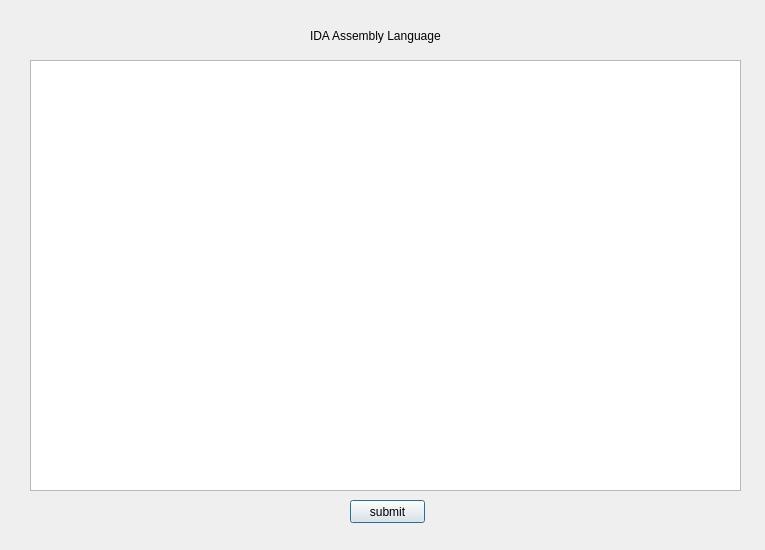
<?xml version="1.0" encoding="UTF-8"?>
<ui version="4.0">
 <class>Dialog</class>
 <widget class="QDialog" name="Dialog">
  <property name="geometry">
   <rect>
    <x>0</x>
    <y>0</y>
    <width>765</width>
    <height>550</height>
   </rect>
  </property>
  <property name="windowTitle">
   <string>Dialog</string>
  </property>
  <widget class="QLabel" name="title">
   <property name="geometry">
    <rect>
     <x>310</x>
     <y>20</y>
     <width>141</width>
     <height>31</height>
    </rect>
   </property>
   <property name="text">
    <string>IDA Assembly Language</string>
   </property>
   <property name="margin">
    <number>4</number>
   </property>
  </widget>
  <widget class="QTextEdit" name="textEdit">
   <property name="geometry">
    <rect>
     <x>30</x>
     <y>60</y>
     <width>711</width>
     <height>431</height>
    </rect>
   </property>
  </widget>
  <widget class="QPushButton" name="submit">
   <property name="geometry">
    <rect>
     <x>350</x>
     <y>500</y>
     <width>75</width>
     <height>23</height>
    </rect>
   </property>
   <property name="text">
    <string>submit</string>
   </property>
  </widget>
 </widget>
 <resources/>
 <connections>
  <connection>
   <sender>submit</sender>
   <signal>clicked()</signal>
   <receiver>textEdit</receiver>
   <slot>clear()</slot>
   <hints>
    <hint type="sourcelabel">
     <x>386</x>
     <y>513</y>
    </hint>
    <hint type="destinationlabel">
     <x>547</x>
     <y>488</y>
    </hint>
   </hints>
  </connection>
 </connections>
</ui>
